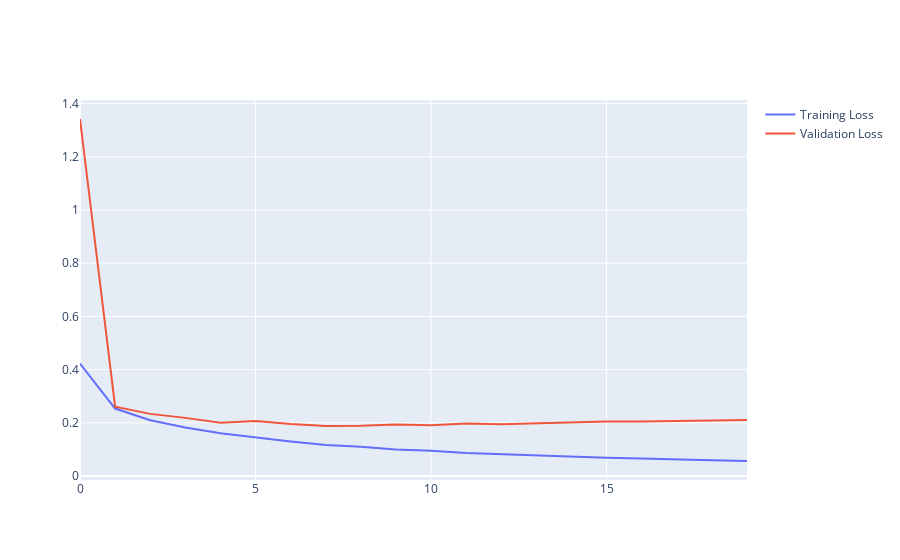

Here is the notebook cell this chart was saved with:
### Code cell
fig = go.Figure()
fig.add_trace(go.Scatter(
    x = list(range(len(training_loss))),
    y = training_loss,
    mode='lines',
    name='Training Loss'
))
fig.add_trace(go.Scatter(
    x = list(range(len(validation_loss))),
    y = validation_loss,
    mode='lines',
    name='Validation Loss'
))
fig.show()

### Figure 1 — Plotly figure (JSON) as saved in the notebook; plotly's stock layout.template omitted (floating-point values rounded to 4 significant figures)
{"data": [{"mode": "lines", "name": "Training Loss", "type": "scatter", "x": [0, 1, 2, 3, 4, 5, 6, 7, 8, 9, 10, 11, 12, 13, 14, 15, 16, 17, 18, 19], "y": [0.4225, 0.2535, 0.2094, 0.1824, 0.161, 0.1445, 0.1295, 0.1162, 0.1102, 0.1001, 0.09489, 0.08641, 0.08135, 0.07733, 0.07185, 0.06875, 0.06542, 0.06094, 0.05896, 0.05641]}, {"mode": "lines", "name": "Validation Loss", "type": "scatter", "x": [0, 1, 2, 3, 4, 5, 6, 7, 8, 9, 10, 11, 12, 13, 14, 15, 16, 17, 18, 19], "y": [1.342, 0.2605, 0.2336, 0.2185, 0.2004, 0.2069, 0.1954, 0.1884, 0.1891, 0.1933, 0.1909, 0.1978, 0.1946, 0.1982, 0.1995, 0.2045, 0.205, 0.2058, 0.2074, 0.2101]}], "layout": {}}
